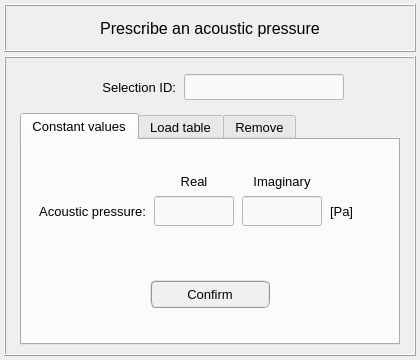
<?xml version="1.0" encoding="UTF-8"?>
<ui version="4.0">
 <class>Dialog</class>
 <widget class="QDialog" name="Dialog">
  <property name="windowModality">
   <enum>Qt::WindowModal</enum>
  </property>
  <property name="geometry">
   <rect>
    <x>0</x>
    <y>0</y>
    <width>420</width>
    <height>360</height>
   </rect>
  </property>
  <property name="sizePolicy">
   <sizepolicy hsizetype="Fixed" vsizetype="Fixed">
    <horstretch>0</horstretch>
    <verstretch>0</verstretch>
   </sizepolicy>
  </property>
  <property name="minimumSize">
   <size>
    <width>420</width>
    <height>360</height>
   </size>
  </property>
  <property name="maximumSize">
   <size>
    <width>420</width>
    <height>360</height>
   </size>
  </property>
  <property name="font">
   <font>
    <pointsize>11</pointsize>
    <weight>50</weight>
    <bold>false</bold>
   </font>
  </property>
  <property name="contextMenuPolicy">
   <enum>Qt::DefaultContextMenu</enum>
  </property>
  <property name="windowTitle">
   <string>Prescribe an acoustic pressure</string>
  </property>
  <property name="whatsThis">
   <string/>
  </property>
  <layout class="QGridLayout" name="gridLayout_7">
   <property name="leftMargin">
    <number>4</number>
   </property>
   <property name="topMargin">
    <number>4</number>
   </property>
   <property name="rightMargin">
    <number>4</number>
   </property>
   <property name="bottomMargin">
    <number>4</number>
   </property>
   <property name="spacing">
    <number>4</number>
   </property>
   <item row="0" column="0">
    <widget class="QFrame" name="frame_title">
     <property name="minimumSize">
      <size>
       <width>0</width>
       <height>48</height>
      </size>
     </property>
     <property name="maximumSize">
      <size>
       <width>420</width>
       <height>48</height>
      </size>
     </property>
     <property name="frameShape">
      <enum>QFrame::Box</enum>
     </property>
     <property name="frameShadow">
      <enum>QFrame::Raised</enum>
     </property>
     <property name="lineWidth">
      <number>1</number>
     </property>
     <layout class="QGridLayout" name="gridLayout_6">
      <item row="0" column="0">
       <widget class="QLabel" name="label_title">
        <property name="font">
         <font>
          <family>MS Shell Dlg 2</family>
          <pointsize>12</pointsize>
          <weight>50</weight>
          <italic>false</italic>
          <bold>false</bold>
         </font>
        </property>
        <property name="text">
         <string>Prescribe an acoustic pressure</string>
        </property>
        <property name="textFormat">
         <enum>Qt::AutoText</enum>
        </property>
        <property name="alignment">
         <set>Qt::AlignCenter</set>
        </property>
       </widget>
      </item>
     </layout>
    </widget>
   </item>
   <item row="1" column="0">
    <widget class="QFrame" name="frame_main">
     <property name="minimumSize">
      <size>
       <width>0</width>
       <height>0</height>
      </size>
     </property>
     <property name="maximumSize">
      <size>
       <width>420</width>
       <height>480</height>
      </size>
     </property>
     <property name="frameShape">
      <enum>QFrame::Box</enum>
     </property>
     <property name="frameShadow">
      <enum>QFrame::Raised</enum>
     </property>
     <layout class="QGridLayout" name="gridLayout_4">
      <item row="0" column="0">
       <widget class="QFrame" name="frame_selection_id">
        <property name="minimumSize">
         <size>
          <width>360</width>
          <height>40</height>
         </size>
        </property>
        <property name="maximumSize">
         <size>
          <width>380</width>
          <height>40</height>
         </size>
        </property>
        <property name="frameShape">
         <enum>QFrame::NoFrame</enum>
        </property>
        <property name="frameShadow">
         <enum>QFrame::Raised</enum>
        </property>
        <layout class="QGridLayout" name="gridLayout_5">
         <property name="leftMargin">
          <number>2</number>
         </property>
         <property name="topMargin">
          <number>2</number>
         </property>
         <property name="rightMargin">
          <number>2</number>
         </property>
         <property name="bottomMargin">
          <number>2</number>
         </property>
         <property name="horizontalSpacing">
          <number>8</number>
         </property>
         <property name="verticalSpacing">
          <number>2</number>
         </property>
         <item row="0" column="0">
          <spacer name="horizontalSpacer_3">
           <property name="orientation">
            <enum>Qt::Horizontal</enum>
           </property>
           <property name="sizeHint" stdset="0">
            <size>
             <width>40</width>
             <height>20</height>
            </size>
           </property>
          </spacer>
         </item>
         <item row="0" column="2">
          <widget class="QLineEdit" name="lineEdit_selection_id">
           <property name="minimumSize">
            <size>
             <width>160</width>
             <height>26</height>
            </size>
           </property>
           <property name="maximumSize">
            <size>
             <width>160</width>
             <height>26</height>
            </size>
           </property>
           <property name="font">
            <font>
             <family>MS Shell Dlg 2</family>
             <pointsize>10</pointsize>
             <weight>50</weight>
             <italic>false</italic>
             <bold>false</bold>
            </font>
           </property>
           <property name="focusPolicy">
            <enum>Qt::ClickFocus</enum>
           </property>
           <property name="styleSheet">
            <string notr="true">QLineEdit{color: rgb(0, 0, 0); background-color: rgb(250, 250, 250)}
QLineEdit:disabled{color: rgb(100, 100, 100); background-color: rgb(240, 240, 240)}</string>
           </property>
           <property name="alignment">
            <set>Qt::AlignCenter</set>
           </property>
          </widget>
         </item>
         <item row="0" column="1">
          <widget class="QLabel" name="label_2">
           <property name="minimumSize">
            <size>
             <width>100</width>
             <height>26</height>
            </size>
           </property>
           <property name="maximumSize">
            <size>
             <width>100</width>
             <height>26</height>
            </size>
           </property>
           <property name="font">
            <font>
             <family>MS Shell Dlg 2</family>
             <pointsize>10</pointsize>
             <weight>50</weight>
             <italic>false</italic>
             <bold>false</bold>
            </font>
           </property>
           <property name="text">
            <string>Selection ID:</string>
           </property>
           <property name="alignment">
            <set>Qt::AlignRight|Qt::AlignTrailing|Qt::AlignVCenter</set>
           </property>
          </widget>
         </item>
         <item row="0" column="3">
          <spacer name="horizontalSpacer_4">
           <property name="orientation">
            <enum>Qt::Horizontal</enum>
           </property>
           <property name="sizeHint" stdset="0">
            <size>
             <width>40</width>
             <height>20</height>
            </size>
           </property>
          </spacer>
         </item>
        </layout>
       </widget>
      </item>
      <item row="1" column="0">
       <widget class="QTabWidget" name="tabWidget_acoustic_pressure">
        <property name="minimumSize">
         <size>
          <width>360</width>
          <height>0</height>
         </size>
        </property>
        <property name="maximumSize">
         <size>
          <width>380</width>
          <height>16777215</height>
         </size>
        </property>
        <property name="font">
         <font>
          <pointsize>10</pointsize>
         </font>
        </property>
        <property name="currentIndex">
         <number>0</number>
        </property>
        <widget class="QWidget" name="tab_constant_values">
         <attribute name="title">
          <string>Constant values</string>
         </attribute>
         <layout class="QGridLayout" name="gridLayout_12">
          <property name="leftMargin">
           <number>2</number>
          </property>
          <property name="topMargin">
           <number>2</number>
          </property>
          <property name="rightMargin">
           <number>2</number>
          </property>
          <property name="bottomMargin">
           <number>2</number>
          </property>
          <property name="spacing">
           <number>2</number>
          </property>
          <item row="1" column="0">
           <widget class="QFrame" name="frame_7">
            <property name="minimumSize">
             <size>
              <width>0</width>
              <height>80</height>
             </size>
            </property>
            <property name="maximumSize">
             <size>
              <width>400</width>
              <height>80</height>
             </size>
            </property>
            <property name="frameShape">
             <enum>QFrame::NoFrame</enum>
            </property>
            <property name="frameShadow">
             <enum>QFrame::Raised</enum>
            </property>
            <layout class="QGridLayout" name="gridLayout_11">
             <property name="leftMargin">
              <number>0</number>
             </property>
             <property name="topMargin">
              <number>0</number>
             </property>
             <property name="rightMargin">
              <number>0</number>
             </property>
             <property name="bottomMargin">
              <number>0</number>
             </property>
             <property name="spacing">
              <number>0</number>
             </property>
             <item row="0" column="0">
              <widget class="QPushButton" name="constant_value_confirm_button">
               <property name="minimumSize">
                <size>
                 <width>120</width>
                 <height>28</height>
                </size>
               </property>
               <property name="maximumSize">
                <size>
                 <width>120</width>
                 <height>28</height>
                </size>
               </property>
               <property name="font">
                <font>
                 <family>MS Shell Dlg 2</family>
                 <pointsize>10</pointsize>
                 <weight>50</weight>
                 <italic>false</italic>
                 <bold>false</bold>
                </font>
               </property>
               <property name="styleSheet">
                <string notr="true">QPushButton{border-radius: 6px; border-color: rgb(150, 150, 150); border-style: ridge; border-width: 2px; color: rgb(0, 0, 0); background-color: rgb(240, 240, 240)}
QPushButton:hover{border-radius: 6px; border-color: rgb(0, 170, 255); border-style: ridge; border-width: 2px; color: rgb(0, 0, 0); background-color: rgba(174, 213, 255, 100)}
QPushButton:pressed{border-radius: 6px; border-color: rgb(0, 170, 255); border-style: ridge; border-width: 2px; color: rgb(0, 0, 0); background-color: rgb(174, 213, 255)}
QPushButton:disabled{border-radius: 6px; border-color: rgb(150, 150, 150); border-style: ridge; border-width: 0px; color: rgb(150,150, 150); background-color: rgb(220, 220, 220)}</string>
               </property>
               <property name="text">
                <string>Confirm</string>
               </property>
              </widget>
             </item>
            </layout>
           </widget>
          </item>
          <item row="0" column="0">
           <widget class="QFrame" name="frame_8">
            <property name="minimumSize">
             <size>
              <width>0</width>
              <height>100</height>
             </size>
            </property>
            <property name="maximumSize">
             <size>
              <width>400</width>
              <height>100</height>
             </size>
            </property>
            <property name="font">
             <font>
              <pointsize>11</pointsize>
             </font>
            </property>
            <property name="frameShape">
             <enum>QFrame::NoFrame</enum>
            </property>
            <property name="frameShadow">
             <enum>QFrame::Raised</enum>
            </property>
            <layout class="QGridLayout" name="gridLayout">
             <property name="leftMargin">
              <number>0</number>
             </property>
             <property name="topMargin">
              <number>0</number>
             </property>
             <property name="rightMargin">
              <number>0</number>
             </property>
             <property name="bottomMargin">
              <number>0</number>
             </property>
             <property name="horizontalSpacing">
              <number>6</number>
             </property>
             <property name="verticalSpacing">
              <number>2</number>
             </property>
             <item row="0" column="1">
              <spacer name="verticalSpacer_3">
               <property name="orientation">
                <enum>Qt::Vertical</enum>
               </property>
               <property name="sizeHint" stdset="0">
                <size>
                 <width>20</width>
                 <height>40</height>
                </size>
               </property>
              </spacer>
             </item>
             <item row="2" column="2">
              <widget class="QLineEdit" name="lineEdit_imag_value">
               <property name="minimumSize">
                <size>
                 <width>80</width>
                 <height>30</height>
                </size>
               </property>
               <property name="maximumSize">
                <size>
                 <width>80</width>
                 <height>30</height>
                </size>
               </property>
               <property name="font">
                <font>
                 <family>MS Shell Dlg 2</family>
                 <pointsize>10</pointsize>
                 <weight>50</weight>
                 <italic>false</italic>
                 <bold>false</bold>
                </font>
               </property>
               <property name="styleSheet">
                <string notr="true">QLineEdit{color: rgb(0, 0, 0); background-color: rgb(250, 250, 250)}
QLineEdit:disabled{color: rgb(100, 100, 100); background-color: rgb(240, 240, 240)}</string>
               </property>
               <property name="alignment">
                <set>Qt::AlignCenter</set>
               </property>
              </widget>
             </item>
             <item row="2" column="3">
              <widget class="QLabel" name="label_21">
               <property name="minimumSize">
                <size>
                 <width>60</width>
                 <height>30</height>
                </size>
               </property>
               <property name="maximumSize">
                <size>
                 <width>60</width>
                 <height>30</height>
                </size>
               </property>
               <property name="font">
                <font>
                 <family>MS Shell Dlg 2</family>
                 <pointsize>10</pointsize>
                 <weight>50</weight>
                 <italic>false</italic>
                 <bold>false</bold>
                </font>
               </property>
               <property name="text">
                <string>[Pa]</string>
               </property>
               <property name="alignment">
                <set>Qt::AlignLeading|Qt::AlignLeft|Qt::AlignVCenter</set>
               </property>
              </widget>
             </item>
             <item row="2" column="0">
              <widget class="QLabel" name="label_18">
               <property name="minimumSize">
                <size>
                 <width>120</width>
                 <height>30</height>
                </size>
               </property>
               <property name="maximumSize">
                <size>
                 <width>120</width>
                 <height>30</height>
                </size>
               </property>
               <property name="font">
                <font>
                 <family>MS Shell Dlg 2</family>
                 <pointsize>10</pointsize>
                 <weight>50</weight>
                 <italic>false</italic>
                 <bold>false</bold>
                </font>
               </property>
               <property name="text">
                <string>Acoustic pressure:</string>
               </property>
               <property name="alignment">
                <set>Qt::AlignRight|Qt::AlignTrailing|Qt::AlignVCenter</set>
               </property>
              </widget>
             </item>
             <item row="1" column="2">
              <widget class="QLabel" name="label_20">
               <property name="minimumSize">
                <size>
                 <width>80</width>
                 <height>26</height>
                </size>
               </property>
               <property name="maximumSize">
                <size>
                 <width>80</width>
                 <height>26</height>
                </size>
               </property>
               <property name="font">
                <font>
                 <family>MS Shell Dlg 2</family>
                 <pointsize>10</pointsize>
                 <weight>50</weight>
                 <italic>false</italic>
                 <bold>false</bold>
                </font>
               </property>
               <property name="text">
                <string>Imaginary</string>
               </property>
               <property name="alignment">
                <set>Qt::AlignCenter</set>
               </property>
              </widget>
             </item>
             <item row="1" column="1">
              <widget class="QLabel" name="label_4">
               <property name="minimumSize">
                <size>
                 <width>80</width>
                 <height>26</height>
                </size>
               </property>
               <property name="maximumSize">
                <size>
                 <width>80</width>
                 <height>26</height>
                </size>
               </property>
               <property name="font">
                <font>
                 <family>MS Shell Dlg 2</family>
                 <pointsize>10</pointsize>
                 <weight>50</weight>
                 <italic>false</italic>
                 <bold>false</bold>
                </font>
               </property>
               <property name="text">
                <string>Real</string>
               </property>
               <property name="alignment">
                <set>Qt::AlignCenter</set>
               </property>
              </widget>
             </item>
             <item row="2" column="1">
              <widget class="QLineEdit" name="lineEdit_real_value">
               <property name="minimumSize">
                <size>
                 <width>80</width>
                 <height>30</height>
                </size>
               </property>
               <property name="maximumSize">
                <size>
                 <width>80</width>
                 <height>30</height>
                </size>
               </property>
               <property name="font">
                <font>
                 <family>MS Shell Dlg 2</family>
                 <pointsize>10</pointsize>
                 <weight>50</weight>
                 <italic>false</italic>
                 <bold>false</bold>
                </font>
               </property>
               <property name="styleSheet">
                <string notr="true">QLineEdit{color: rgb(0, 0, 0); background-color: rgb(250, 250, 250)}
QLineEdit:disabled{color: rgb(100, 100, 100); background-color: rgb(240, 240, 240)}</string>
               </property>
               <property name="alignment">
                <set>Qt::AlignCenter</set>
               </property>
              </widget>
             </item>
             <item row="1" column="3">
              <widget class="QFrame" name="frame_15">
               <property name="frameShape">
                <enum>QFrame::NoFrame</enum>
               </property>
               <property name="frameShadow">
                <enum>QFrame::Raised</enum>
               </property>
              </widget>
             </item>
             <item row="1" column="0">
              <widget class="QFrame" name="frame_14">
               <property name="font">
                <font>
                 <pointsize>8</pointsize>
                </font>
               </property>
               <property name="frameShape">
                <enum>QFrame::NoFrame</enum>
               </property>
               <property name="frameShadow">
                <enum>QFrame::Raised</enum>
               </property>
              </widget>
             </item>
             <item row="3" column="1">
              <spacer name="verticalSpacer_4">
               <property name="orientation">
                <enum>Qt::Vertical</enum>
               </property>
               <property name="sizeHint" stdset="0">
                <size>
                 <width>20</width>
                 <height>40</height>
                </size>
               </property>
              </spacer>
             </item>
            </layout>
           </widget>
          </item>
         </layout>
        </widget>
        <widget class="QWidget" name="tab_load_tables">
         <attribute name="title">
          <string>Load table</string>
         </attribute>
         <layout class="QGridLayout" name="gridLayout_3">
          <property name="leftMargin">
           <number>2</number>
          </property>
          <property name="topMargin">
           <number>2</number>
          </property>
          <property name="rightMargin">
           <number>2</number>
          </property>
          <property name="bottomMargin">
           <number>2</number>
          </property>
          <property name="spacing">
           <number>2</number>
          </property>
          <item row="2" column="0">
           <widget class="QFrame" name="frame_10">
            <property name="minimumSize">
             <size>
              <width>0</width>
              <height>80</height>
             </size>
            </property>
            <property name="maximumSize">
             <size>
              <width>400</width>
              <height>80</height>
             </size>
            </property>
            <property name="frameShape">
             <enum>QFrame::NoFrame</enum>
            </property>
            <property name="frameShadow">
             <enum>QFrame::Raised</enum>
            </property>
            <layout class="QGridLayout" name="gridLayout_13">
             <property name="leftMargin">
              <number>0</number>
             </property>
             <property name="topMargin">
              <number>0</number>
             </property>
             <property name="rightMargin">
              <number>0</number>
             </property>
             <property name="bottomMargin">
              <number>0</number>
             </property>
             <property name="spacing">
              <number>0</number>
             </property>
             <item row="1" column="0">
              <widget class="QPushButton" name="table_values_confirm_button">
               <property name="minimumSize">
                <size>
                 <width>120</width>
                 <height>28</height>
                </size>
               </property>
               <property name="maximumSize">
                <size>
                 <width>120</width>
                 <height>28</height>
                </size>
               </property>
               <property name="font">
                <font>
                 <family>MS Shell Dlg 2</family>
                 <pointsize>10</pointsize>
                 <weight>50</weight>
                 <italic>false</italic>
                 <bold>false</bold>
                </font>
               </property>
               <property name="styleSheet">
                <string notr="true">QPushButton{border-radius: 6px; border-color: rgb(150, 150, 150); border-style: ridge; border-width: 2px; color: rgb(0, 0, 0); background-color: rgb(240, 240, 240)}
QPushButton:hover{border-radius: 6px; border-color: rgb(0, 170, 255); border-style: ridge; border-width: 2px; color: rgb(0, 0, 0); background-color: rgba(174, 213, 255, 100)}
QPushButton:pressed{border-radius: 6px; border-color: rgb(0, 170, 255); border-style: ridge; border-width: 2px; color: rgb(0, 0, 0); background-color: rgb(174, 213, 255)}
QPushButton:disabled{border-radius: 6px; border-color: rgb(150, 150, 150); border-style: ridge; border-width: 0px; color: rgb(150,150, 150); background-color: rgb(220, 220, 220)}</string>
               </property>
               <property name="text">
                <string>Confirm</string>
               </property>
              </widget>
             </item>
            </layout>
           </widget>
          </item>
          <item row="0" column="0">
           <widget class="QFrame" name="frame_9">
            <property name="minimumSize">
             <size>
              <width>0</width>
              <height>100</height>
             </size>
            </property>
            <property name="maximumSize">
             <size>
              <width>400</width>
              <height>100</height>
             </size>
            </property>
            <property name="frameShape">
             <enum>QFrame::NoFrame</enum>
            </property>
            <property name="frameShadow">
             <enum>QFrame::Raised</enum>
            </property>
            <layout class="QGridLayout" name="gridLayout_2">
             <property name="leftMargin">
              <number>0</number>
             </property>
             <property name="topMargin">
              <number>0</number>
             </property>
             <property name="rightMargin">
              <number>0</number>
             </property>
             <property name="bottomMargin">
              <number>0</number>
             </property>
             <property name="horizontalSpacing">
              <number>6</number>
             </property>
             <property name="verticalSpacing">
              <number>0</number>
             </property>
             <item row="0" column="0" colspan="3">
              <widget class="QFrame" name="frame">
               <property name="frameShape">
                <enum>QFrame::NoFrame</enum>
               </property>
               <property name="frameShadow">
                <enum>QFrame::Raised</enum>
               </property>
               <layout class="QGridLayout" name="gridLayout_10">
                <property name="leftMargin">
                 <number>0</number>
                </property>
                <property name="topMargin">
                 <number>0</number>
                </property>
                <property name="rightMargin">
                 <number>0</number>
                </property>
                <property name="bottomMargin">
                 <number>0</number>
                </property>
                <item row="0" column="2">
                 <widget class="QPushButton" name="search_button">
                  <property name="enabled">
                   <bool>true</bool>
                  </property>
                  <property name="sizePolicy">
                   <sizepolicy hsizetype="Expanding" vsizetype="Fixed">
                    <horstretch>0</horstretch>
                    <verstretch>0</verstretch>
                   </sizepolicy>
                  </property>
                  <property name="minimumSize">
                   <size>
                    <width>62</width>
                    <height>26</height>
                   </size>
                  </property>
                  <property name="maximumSize">
                   <size>
                    <width>62</width>
                    <height>26</height>
                   </size>
                  </property>
                  <property name="font">
                   <font>
                    <family>MS Shell Dlg 2</family>
                    <pointsize>10</pointsize>
                    <weight>50</weight>
                    <italic>false</italic>
                    <bold>false</bold>
                   </font>
                  </property>
                  <property name="styleSheet">
                   <string notr="true">QPushButton{border-radius: 4px; border-color: rgb(150, 150, 150); border-style: ridge; border-width: 2px; color: rgb(0, 0, 0); background-color: rgb(240, 240, 240); font: 10pt &quot;MS Shell Dlg 2&quot;}
QPushButton:hover{border-radius: 4px; border-color: rgb(0, 170, 255); border-style: ridge; border-width: 2px; color: rgb(0, 0, 0); background-color: rgba(174, 213, 255, 100); font: 10pt &quot;MS Shell Dlg 2l&quot;}
QPushButton:pressed{border-radius: 4px; border-color: rgb(0, 170, 255); border-style: ridge; border-width: 3px; color: rgb(0, 0, 0); background-color: rgb(174, 213, 255); font: 10pt &quot;MS Shell Dlg 2&quot;}</string>
                  </property>
                  <property name="text">
                   <string>Search</string>
                  </property>
                 </widget>
                </item>
                <item row="0" column="1">
                 <widget class="QLineEdit" name="lineEdit_table_path">
                  <property name="enabled">
                   <bool>true</bool>
                  </property>
                  <property name="minimumSize">
                   <size>
                    <width>260</width>
                    <height>26</height>
                   </size>
                  </property>
                  <property name="maximumSize">
                   <size>
                    <width>260</width>
                    <height>26</height>
                   </size>
                  </property>
                  <property name="font">
                   <font>
                    <pointsize>9</pointsize>
                    <weight>50</weight>
                    <bold>false</bold>
                   </font>
                  </property>
                  <property name="styleSheet">
                   <string notr="true">QLineEdit{color: rgb(0, 0, 0); background-color: rgb(250, 250, 250)}
QLineEdit:disabled{color: rgb(100, 100, 100); background-color: rgb(240, 240, 240)}</string>
                  </property>
                  <property name="alignment">
                   <set>Qt::AlignCenter</set>
                  </property>
                 </widget>
                </item>
                <item row="0" column="0">
                 <spacer name="horizontalSpacer">
                  <property name="orientation">
                   <enum>Qt::Horizontal</enum>
                  </property>
                  <property name="sizeHint" stdset="0">
                   <size>
                    <width>40</width>
                    <height>20</height>
                   </size>
                  </property>
                 </spacer>
                </item>
                <item row="0" column="3">
                 <spacer name="horizontalSpacer_2">
                  <property name="orientation">
                   <enum>Qt::Horizontal</enum>
                  </property>
                  <property name="sizeHint" stdset="0">
                   <size>
                    <width>40</width>
                    <height>20</height>
                   </size>
                  </property>
                 </spacer>
                </item>
               </layout>
              </widget>
             </item>
             <item row="1" column="0" colspan="3">
              <widget class="QFrame" name="frame_11">
               <property name="minimumSize">
                <size>
                 <width>260</width>
                 <height>32</height>
                </size>
               </property>
               <property name="maximumSize">
                <size>
                 <width>400</width>
                 <height>32</height>
                </size>
               </property>
               <property name="frameShape">
                <enum>QFrame::NoFrame</enum>
               </property>
               <property name="frameShadow">
                <enum>QFrame::Raised</enum>
               </property>
               <layout class="QGridLayout" name="gridLayout_14">
                <property name="leftMargin">
                 <number>2</number>
                </property>
                <property name="topMargin">
                 <number>2</number>
                </property>
                <property name="rightMargin">
                 <number>2</number>
                </property>
                <property name="bottomMargin">
                 <number>2</number>
                </property>
                <property name="horizontalSpacing">
                 <number>6</number>
                </property>
                <property name="verticalSpacing">
                 <number>2</number>
                </property>
                <item row="0" column="0">
                 <spacer name="horizontalSpacer_5">
                  <property name="orientation">
                   <enum>Qt::Horizontal</enum>
                  </property>
                  <property name="sizeHint" stdset="0">
                   <size>
                    <width>40</width>
                    <height>20</height>
                   </size>
                  </property>
                 </spacer>
                </item>
                <item row="0" column="1">
                 <widget class="QLabel" name="label_9">
                  <property name="minimumSize">
                   <size>
                    <width>0</width>
                    <height>26</height>
                   </size>
                  </property>
                  <property name="maximumSize">
                   <size>
                    <width>140</width>
                    <height>26</height>
                   </size>
                  </property>
                  <property name="font">
                   <font>
                    <family>MS Shell Dlg 2</family>
                    <pointsize>10</pointsize>
                    <weight>50</weight>
                    <italic>false</italic>
                    <bold>false</bold>
                   </font>
                  </property>
                  <property name="text">
                   <string>Header rows to skip:</string>
                  </property>
                  <property name="alignment">
                   <set>Qt::AlignRight|Qt::AlignTrailing|Qt::AlignVCenter</set>
                  </property>
                 </widget>
                </item>
                <item row="0" column="2">
                 <widget class="QSpinBox" name="spinBox_skip_wors">
                  <property name="minimumSize">
                   <size>
                    <width>0</width>
                    <height>26</height>
                   </size>
                  </property>
                  <property name="maximumSize">
                   <size>
                    <width>16777215</width>
                    <height>26</height>
                   </size>
                  </property>
                  <property name="font">
                   <font>
                    <pointsize>10</pointsize>
                   </font>
                  </property>
                  <property name="alignment">
                   <set>Qt::AlignCenter</set>
                  </property>
                  <property name="maximum">
                   <number>10</number>
                  </property>
                 </widget>
                </item>
                <item row="0" column="3">
                 <spacer name="horizontalSpacer_6">
                  <property name="orientation">
                   <enum>Qt::Horizontal</enum>
                  </property>
                  <property name="sizeHint" stdset="0">
                   <size>
                    <width>40</width>
                    <height>20</height>
                   </size>
                  </property>
                 </spacer>
                </item>
               </layout>
              </widget>
             </item>
            </layout>
           </widget>
          </item>
         </layout>
        </widget>
        <widget class="QWidget" name="tab_remove">
         <attribute name="title">
          <string>Remove</string>
         </attribute>
         <layout class="QGridLayout" name="gridLayout_9">
          <property name="leftMargin">
           <number>2</number>
          </property>
          <property name="topMargin">
           <number>8</number>
          </property>
          <property name="rightMargin">
           <number>2</number>
          </property>
          <property name="bottomMargin">
           <number>2</number>
          </property>
          <property name="spacing">
           <number>2</number>
          </property>
          <item row="1" column="0">
           <widget class="QFrame" name="frame_buttons_remove">
            <property name="minimumSize">
             <size>
              <width>320</width>
              <height>40</height>
             </size>
            </property>
            <property name="maximumSize">
             <size>
              <width>320</width>
              <height>40</height>
             </size>
            </property>
            <property name="frameShape">
             <enum>QFrame::NoFrame</enum>
            </property>
            <property name="frameShadow">
             <enum>QFrame::Raised</enum>
            </property>
            <layout class="QGridLayout" name="gridLayout_8">
             <property name="leftMargin">
              <number>4</number>
             </property>
             <property name="topMargin">
              <number>4</number>
             </property>
             <property name="rightMargin">
              <number>4</number>
             </property>
             <property name="bottomMargin">
              <number>4</number>
             </property>
             <property name="horizontalSpacing">
              <number>12</number>
             </property>
             <item row="0" column="0">
              <widget class="QPushButton" name="reset_button">
               <property name="minimumSize">
                <size>
                 <width>100</width>
                 <height>28</height>
                </size>
               </property>
               <property name="maximumSize">
                <size>
                 <width>100</width>
                 <height>28</height>
                </size>
               </property>
               <property name="font">
                <font>
                 <family>MS Shell Dlg 2</family>
                 <pointsize>10</pointsize>
                 <weight>50</weight>
                 <italic>false</italic>
                 <bold>false</bold>
                </font>
               </property>
               <property name="styleSheet">
                <string notr="true">QPushButton{border-radius: 6px; border-color: rgb(150, 150, 150); border-style: ridge; border-width: 2px; color: rgb(0, 0, 0); background-color: rgb(240, 240, 240)}
QPushButton:hover{border-radius: 6px; border-color: rgb(0, 170, 255); border-style: ridge; border-width: 2px; color: rgb(0, 0, 0); background-color: rgba(174, 213, 255, 100)}
QPushButton:pressed{border-radius: 6px; border-color: rgb(0, 170, 255); border-style: ridge; border-width: 2px; color: rgb(0, 0, 0); background-color: rgb(174, 213, 255)}
QPushButton:disabled{border-radius: 6px; border-color: rgb(150, 150, 150); border-style: ridge; border-width: 0px; color: rgb(150,150, 150); background-color: rgb(220, 220, 220)}</string>
               </property>
               <property name="text">
                <string>Reset</string>
               </property>
              </widget>
             </item>
             <item row="0" column="1">
              <widget class="QPushButton" name="remove_button">
               <property name="minimumSize">
                <size>
                 <width>100</width>
                 <height>28</height>
                </size>
               </property>
               <property name="maximumSize">
                <size>
                 <width>100</width>
                 <height>28</height>
                </size>
               </property>
               <property name="font">
                <font>
                 <family>MS Shell Dlg 2</family>
                 <pointsize>10</pointsize>
                 <weight>50</weight>
                 <italic>false</italic>
                 <bold>false</bold>
                </font>
               </property>
               <property name="styleSheet">
                <string notr="true">QPushButton{border-radius: 6px; border-color: rgb(150, 150, 150); border-style: ridge; border-width: 2px; color: rgb(0, 0, 0); background-color: rgb(240, 240, 240)}
QPushButton:hover{border-radius: 6px; border-color: rgb(0, 170, 255); border-style: ridge; border-width: 2px; color: rgb(0, 0, 0); background-color: rgba(174, 213, 255, 100)}
QPushButton:pressed{border-radius: 6px; border-color: rgb(0, 170, 255); border-style: ridge; border-width: 2px; color: rgb(0, 0, 0); background-color: rgb(174, 213, 255)}
QPushButton:disabled{border-radius: 6px; border-color: rgb(150, 150, 150); border-style: ridge; border-width: 0px; color: rgb(150,150, 150); background-color: rgb(220, 220, 220)}</string>
               </property>
               <property name="text">
                <string>Remove</string>
               </property>
              </widget>
             </item>
            </layout>
           </widget>
          </item>
          <item row="0" column="0">
           <widget class="QTreeWidget" name="treeWidget_acoustic_pressure">
            <property name="minimumSize">
             <size>
              <width>320</width>
              <height>0</height>
             </size>
            </property>
            <property name="maximumSize">
             <size>
              <width>320</width>
              <height>200</height>
             </size>
            </property>
            <property name="font">
             <font>
              <family>MS Shell Dlg 2</family>
              <pointsize>10</pointsize>
              <italic>false</italic>
             </font>
            </property>
            <property name="toolTip">
             <string>Select a face to remove the previously attributed boundary condition.</string>
            </property>
            <property name="indentation">
             <number>1</number>
            </property>
            <property name="headerHidden">
             <bool>false</bool>
            </property>
            <attribute name="headerHighlightSections">
             <bool>false</bool>
            </attribute>
            <attribute name="headerShowSortIndicator" stdset="0">
             <bool>false</bool>
            </attribute>
            <attribute name="headerStretchLastSection">
             <bool>true</bool>
            </attribute>
            <column>
             <property name="text">
              <string>Nodes</string>
             </property>
             <property name="textAlignment">
              <set>AlignCenter</set>
             </property>
            </column>
            <column>
             <property name="text">
              <string>DOFs</string>
             </property>
             <property name="textAlignment">
              <set>AlignCenter</set>
             </property>
            </column>
           </widget>
          </item>
         </layout>
        </widget>
       </widget>
      </item>
     </layout>
    </widget>
   </item>
  </layout>
 </widget>
 <resources/>
 <connections/>
</ui>
